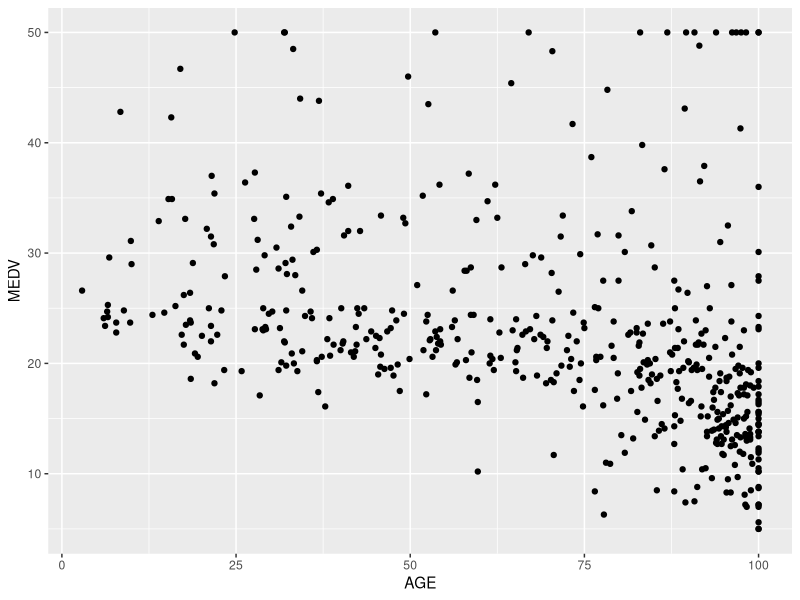

Recreate this plot in R.
## ---- chunk 1
knitr::opts_chunk$set(echo = TRUE)
## ---- chunk 2
library(ggplot2)
library(dplyr)
## ---- chunk 3
houses.df = read.csv('dataset/housing.csv')
## ---- chunk 4
head(houses.df)
## ---- chunk 5
summary(houses.df)
## ---- chunk 6
cor(houses.df$AGE, houses.df$MEDV)
## ---- chunk 7
ggplot(houses.df, aes(AGE, MEDV)) + geom_point()
## ---- chunk 8
linear.model = lm(MEDV ~ AGE, data = houses.df)
print(linear.model)
## ---- chunk 9

my_coefficients = coefficients(linear.model)

## ---- chunk 10
summary(linear.model)
